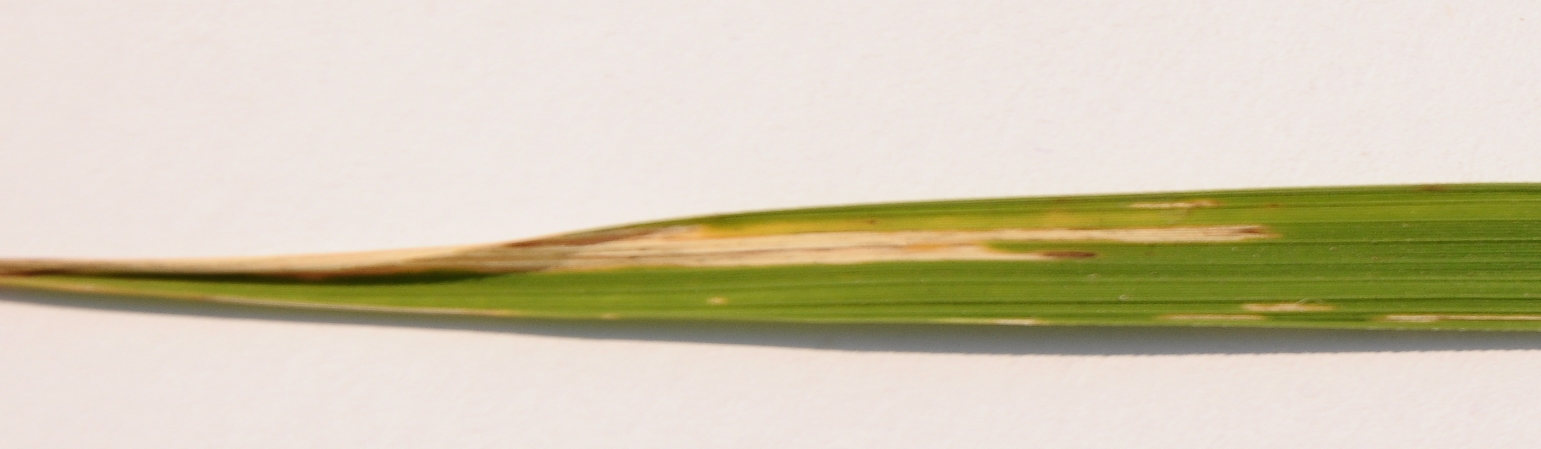
#> input picture train_test_dataset_all/blb_03.JPG, 3081 x 897 px (shown at 1/2 size); its folder holds 4 pictures in this run
$ python image_display_grid.py
#> lines starting #> are read from the running program, lines starting #| are printed output that depends on the picture
# Based on the image display code within Dmitry Soshnikov's 'AzureMlStarter'
# (github), blog: https://soshnikov.com/azure/best-way-to-start-with-azureml/
# The dataset is 'Rice Leaf Diseases Data Set' (Shah et al.) published on
# UCI's Machine Learning Repository.
#
# Joan Millington, Project Dissertation Aug 2020.

from PIL import Image
import numpy as np
import sys
import os

# Runs in VS Code on local device, with dissenv Interpreter (environment)
# for image display window

# Prepare the dimensions of the image display grid
import matplotlib.pyplot as plt
columns = 10
rows = 12
numJpgs = columns * rows
fig,ax=plt.subplots(1,numJpgs)

# Folder with JPGs
myDir = r".\train_test_dataset_all"

# Check that the above folder exists and that it contains JPGs
def createFileList(DIR):
#> called with DIR = '.\\train_test_dataset_all'
    fileList = []
    for root, dirs, files in os.walk(DIR, topdown=False):
        for name in files:
            if name.endswith('JPG') or ('jpg'):
                fullName = os.path.join(root, name)
                fileList.append(fullName)
    return fileList

myFileList = createFileList(myDir)

# Add next image to the columns x rows display grid
# (provided the count does not exceed the grid dimensions)
def preparePlot(displayImage, count):
    if count <= numJpgs:
        displayImage.thumbnail((28,28))
        fig.add_subplot(rows, columns, count)
        plt.imshow(displayImage)

count = 1

# Prepare each image for display
for file in myFileList:
    leafImage = Image.open(file)
#> leafImage is the input picture: PIL image 3081x897 RGB; mean R, G, B 210.2, 201.6, 178
    width, height = leafImage.size
#> width = 3081; height = 897
    format = leafImage.format
#> format = 'JPEG'
    mode = leafImage.mode
#> mode = 'RGB'
    preparePlot(leafImage, count)
    count += 1

# Hide axis plot lines, ticks and labels
axlineoff_fun = np.vectorize(lambda ax:ax.axis('off'))
axlineoff_fun(ax)

# Open plot window with 120 rice leaf disease images displayed
plt.show()
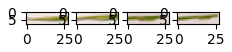
#> figure drawn by matplotlib, 4 panels
